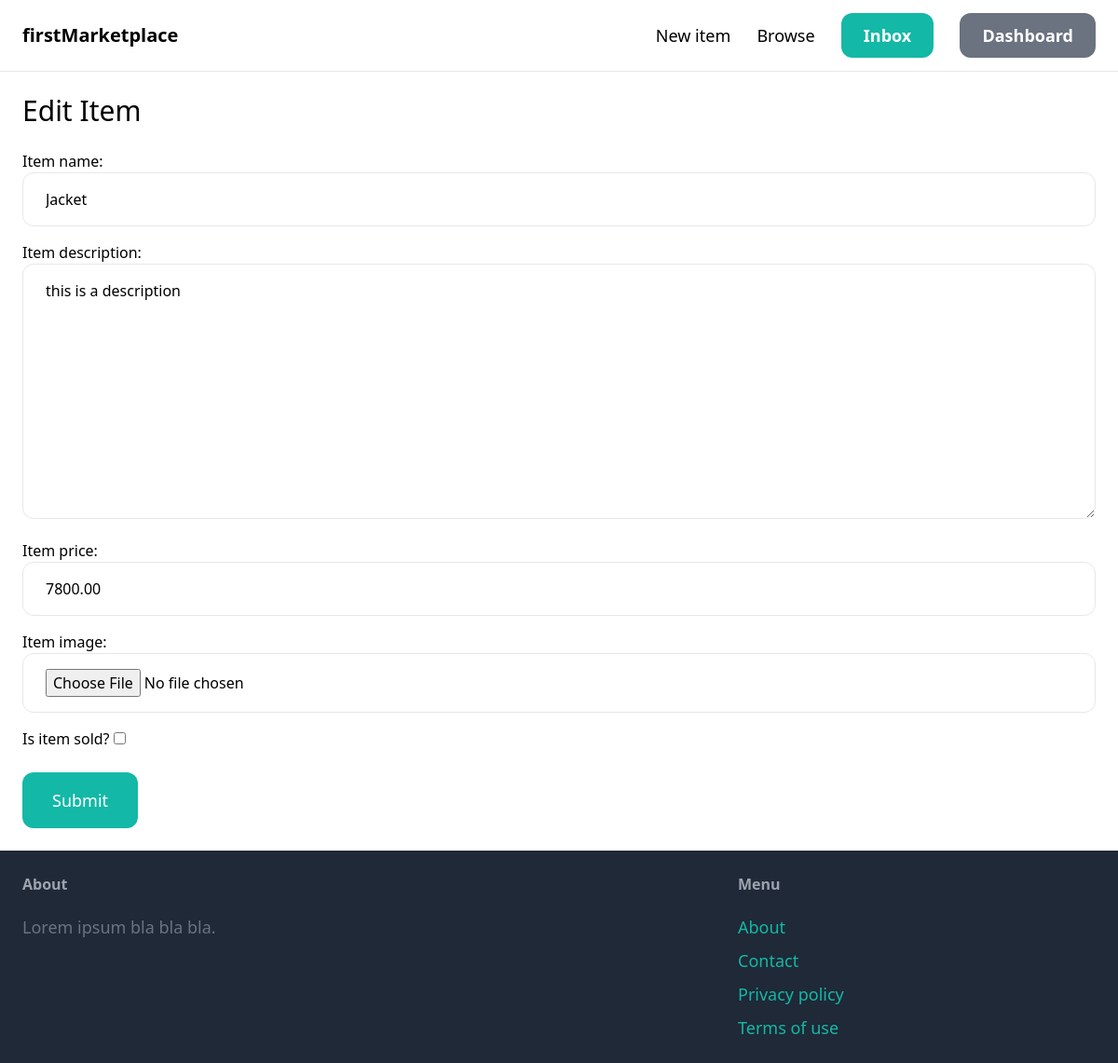
The app's page /items/2/edit/ (signed in) with its own data.
### item/models.py (models this page shows, shortened)
class Item(models.Model):
    name = models.CharField(max_length=255, verbose_name='Item name')
    description = models.TextField(verbose_name='Item description')
    price = models.DecimalField(max_digits=10, decimal_places=2, verbose_name='Item price', blank=True, null=True)
    image = models.ImageField(upload_to='item_images', verbose_name='Item image', blank=True, null=True)
    is_sold = models.BooleanField(default=False, verbose_name='Is item sold?')
    created_at = models.DateTimeField(auto_now_add=True, verbose_name='Created at') #django sets time automatically
    created_by = models.ForeignKey(User, related_name='items', on_delete=models.CASCADE, verbose_name='Created by')
    category = models.ForeignKey(Category, related_name='items' , on_delete=models.CASCADE, verbose_name='Item category')
    class Meta:
        verbose_name = 'Item'
        verbose_name_plural = 'Items'
        ordering = ['name']

### item/views.py (the view)
# urls.py: path('<int:item_id>/edit/', views.edit, name='edit'),
@login_required
def edit(request, item_id):
    item = get_object_or_404(Item, pk=item_id, created_by=request.user)
    if request.method == 'POST':
        form = EditItemForm(request.POST, request.FILES, instance=item) #instance=item means that it will update the item
        if form.is_valid():
           form.save()
        return redirect('item:detail', item_id=item.id)
    else:
        form = EditItemForm(instance=item)
        return render(request, 'item/form.html', {'form': form, 'title': 'Edit Item'})

### item/forms.py
class EditItemForm(forms.ModelForm):
    class Meta:
        model = Item
        fields = ['name', 'description', 'price', 'image', 'is_sold']
        widgets = {
            'name': forms.TextInput(attrs={'class': INPUT_CLASSES}),
            'description': forms.Textarea(attrs={'class': INPUT_CLASSES}),
            'price': forms.NumberInput(attrs={'class': INPUT_CLASSES}),
            'image': forms.FileInput(attrs={'class': INPUT_CLASSES}),
        }

### item/templates/item/form.html (shortened to what this page needs)
{% extends 'core/base.html' %}
{% block content %}
<h1 class="mb-6 text-3xl">{{ title }}</h1>
<form method="post" action="." enctype="multipart/form-data">
    <div class="space-y-4">
        {{ form.as_p }}
    </div>
<button class="mt-6 py-4 px-8 text-lg bg-teal-500 hover:bg-teal-700 rounded-xl text-white">Submit </button>
</form>
{% endblock %}

### records on screen
Item: name "Jacket", description "this is a description", price "7800.00"

### other values on screen
{{ title }} "Edit Item"
